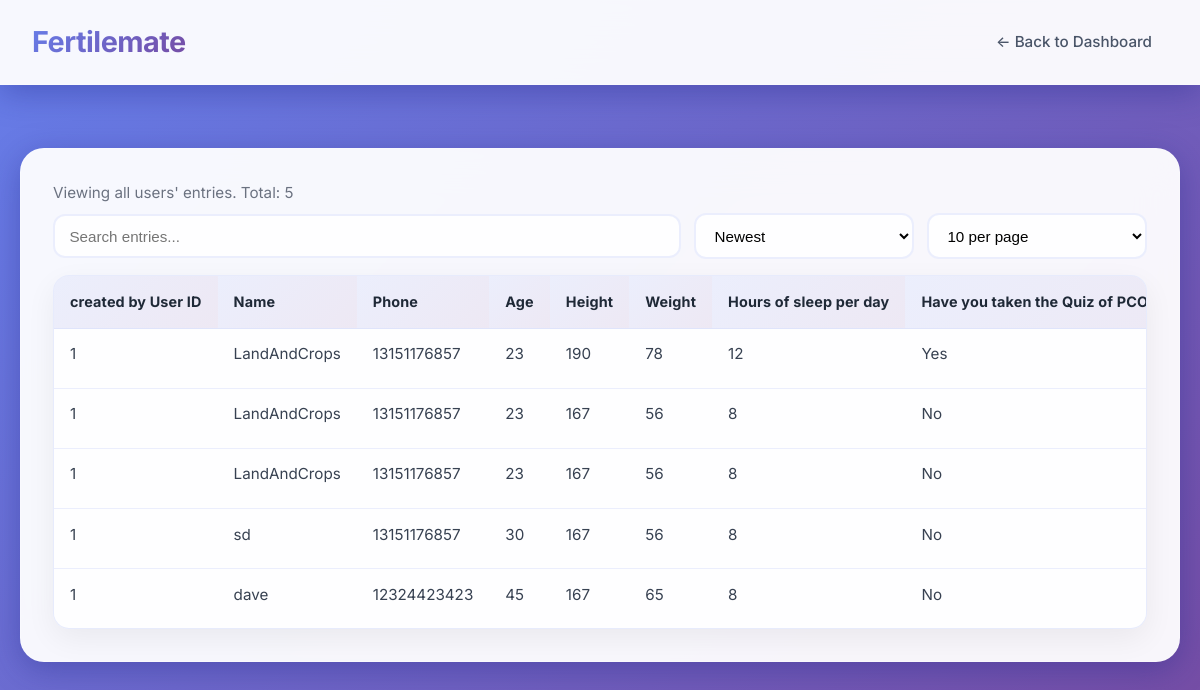
Before: /female_data (signed in) with the older database file.
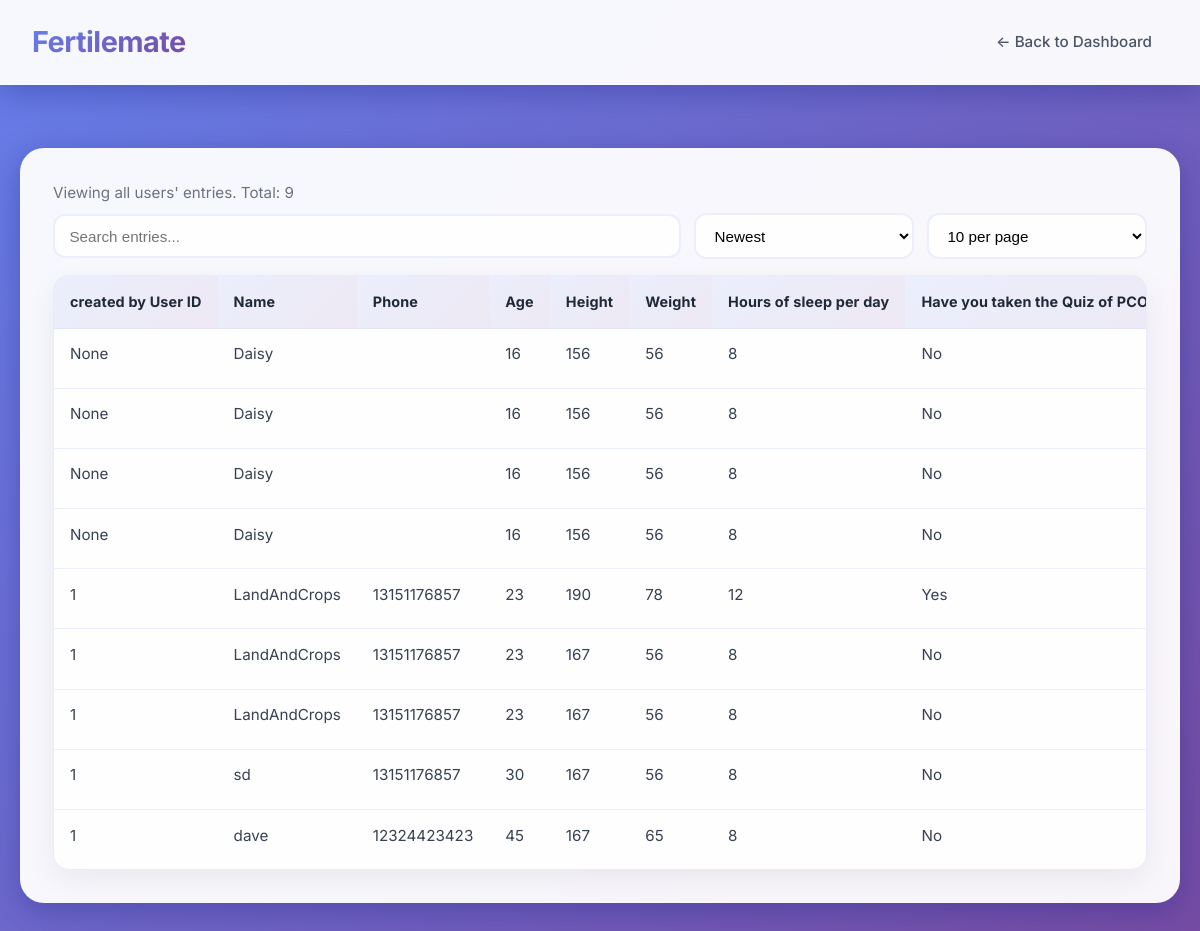
After: the same page with the newer database file.
### app.py (models this page shows)
class FemaleEntryFlat(db.Model):
    id = db.Column(db.Integer, primary_key=True)
    entry_id = db.Column(db.Integer, db.ForeignKey('female_entry.id'), nullable=True)
    user_id = db.Column(db.Integer, db.ForeignKey('user.id'), nullable=True)
    name = db.Column(db.String(120))
    phone = db.Column(db.String(64))
    age = db.Column(db.String(16))
    height = db.Column(db.String(16))
    weight = db.Column(db.String(16))
    sleep_hours = db.Column(db.String(16))
    quiz_taken = db.Column(db.String(16))
    marital_status = db.Column(db.String(32))
    plan_pregnant = db.Column(db.String(16))
    birth_control = db.Column(db.String(64))
    breakfast_daily = db.Column(db.String(16))
    breakfast_time = db.Column(db.String(16))
    lunch_daily = db.Column(db.String(16))
    lunch_time = db.Column(db.String(16))
    dinner_daily = db.Column(db.String(16))
    dinner_time = db.Column(db.String(16))
    water_per_day = db.Column(db.String(16))
    exercise = db.Column(db.String(16))
    travel_to_work = db.Column(db.String(32))
    sleep_time = db.Column(db.String(16))
    sleep_issue = db.Column(db.String(16))
    exercise_3_times = db.Column(db.String(16))
    irregular_menstruation = db.Column(db.String(64))
    supplements = db.Column(db.String(64))
    predicted_pcos_type = db.Column(db.String(128))
    created_at = db.Column(db.DateTime, default=datetime.utcnow)

### app.py (the view)
@app.route('/female_data')
@login_required
def female_data_page():
    role = session.get('role', 'user')
    if role == 'admin':
        flats = FemaleEntryFlat.query.order_by(FemaleEntryFlat.created_at.desc()).all()
    else:
        flats = FemaleEntryFlat.query.filter_by(user_id=session.get('user_id')).order_by(FemaleEntryFlat.created_at.desc()).all()
    rows = []
    for f in flats:
        rows.append({
            'flat_id': f.id,
            'id': f.entry_id or f.id,
            'user_id': f.user_id,
            'name': f.name,
            'phone': f.phone,
            'age': f.age,
            'height': f.height,
            'weight': f.weight,
            'sleep_hours': f.sleep_hours,
            'quiz_taken': f.quiz_taken,
            'marital_status': f.marital_status,
            'plan_pregnant': f.plan_pregnant,
            'birth_control': f.birth_control,
            'breakfast_daily': f.breakfast_daily,
            'breakfast_time': f.breakfast_time,
            'lunch_daily': f.lunch_daily,
            'lunch_time': f.lunch_time,
            'dinner_daily': f.dinner_daily,
            'dinner_time': f.dinner_time,
            'water_per_day': f.water_per_day,
            'exercise': f.exercise,
            'travel_to_work': f.travel_to_work,
            'sleep_time': f.sleep_time,
            'sleep_issue': f.sleep_issue,
            'exercise_3_times': f.exercise_3_times,
            'irregular_menstruation': f.irregular_menstruation,
            'supplements': f.supplements,
            'pcos_type': f.predicted_pcos_type,
            'created': f.created_at.strftime('%Y-%m-%d %H:%M') if f.created_at else ''
        })
    return render_template('female_data.html', role=role, rows=rows)

### app.py (called while the page is built)
def login_required(view_function):
    @wraps(view_function)
    def wrapper(*args, **kwargs):
        if not session.get('logged_in'):
            return redirect(url_for('login'))
        return view_function(*args, **kwargs)
    return wrapper

### templates/female_data.html (shortened to what this page needs)
<!DOCTYPE html>
<html lang="en">
<head>
</head>
<body>
  <div class="navbar">
    <div class="logo">Fertilemate</div>
    <nav><a href="/">← Back to Dashboard</a></nav>
  </div>
  <div class="container">
    <p class="muted">Viewing {{ 'all users\' entries' if role == 'admin' else 'your entries' }}. Total: {{ rows|length }}</p>
    <div class="toolbar">
      <input id="searchInput" type="text" placeholder="Search entries..." aria-label="Search">
      <select id="sortSelect" aria-label="Sort">
        <option value="created_desc">Newest</option>
      </select>
      <select id="pageSizeSelect" aria-label="Rows per page">
        <option value="10">10 per page</option>
      </select>
    </div>
    <div class="table-container">
      <table>
        <thead>
          <tr>
            {% if role == 'admin' %}<th>created by User ID</th>{% endif %}
            <th>Name</th>
            <th>Phone</th>
            <th>Age</th>
            <th>Height</th>
            <th>Weight</th>
            <th>Hours of sleep per day</th>
            <th>Have you taken the Quiz of PCOS Type?</th>
          </tr>
        </thead>
        <tbody>
          {% for r in rows %}
          <tr data-name="{{ (r.name or '')|lower }}" data-phone="{{ (r.phone or '')|lower }}" data-created="{{ r.created }}">
            {% if role == 'admin' %}<td>{{ r.user_id }}</td>{% endif %}
            <td>{{ r.name }}</td>
            <td>{{ r.phone }}</td>
            <td>{{ r.age }}</td>
            <td>{{ r.height }}</td>
            <td>{{ r.weight }}</td>
            <td>{{ r.sleep_hours }}</td>
            <td>{{ r.quiz_taken }}</td>
          </tr>
          {% endfor %}
        </tbody>
      </table>
    </div>
  </div>
</body>
</html>

### templates/female_data.html (style rules this page uses)
* { margin: 0; padding: 0; box-sizing: border-box; }
body { padding:20px;font-family: 'Inter', -apple-system, BlinkMacSystemFont, 'Segoe UI', Roboto, sans-serif; background: linear-gradient(135deg, #667eea 0%, #764ba2 100%); min-height: 100vh; color: #2d3748; line-height: 1.6; }
.navbar { background: rgba(255, 255, 255, 0.95); backdrop-filter: blur(20px); color: #2d3748; padding: 1.2rem 2rem; display: flex; justify-content: space-between; align-items: center; box-shadow: 0 8px 32px rgba(31, 38, 135, 0.37); border-bottom: 1px solid rgba(255, 255, 255, 0.18); position: fixed; top: 0; left: 0; right: 0; z-index: 1000; }
.navbar .logo { font-size: 1.8rem; font-weight: 700; background: linear-gradient(135deg, #667eea 0%, #764ba2 100%); -webkit-background-clip: text; -webkit-text-fill-color: transparent; background-clip: text; letter-spacing: -0.5px; }
.navbar nav a { color: #4a5568; text-decoration: none; margin-left: 2rem; font-size: 0.95rem; font-weight: 500; padding: 0.5rem 1rem; border-radius: 8px; transition: all 0.3s ease; }
.container { max-width: full; margin: 8rem auto 2rem; background: rgba(255, 255, 255, 0.95); backdrop-filter: blur(20px); border-radius: 24px; box-shadow: 0 8px 32px rgba(31, 38, 135, 0.37); border: 1px solid rgba(255, 255, 255, 0.18); padding: 2rem; }
.muted { color: #6b7280; font-size: 0.95rem; }
.table-container { margin-top: 1rem; background: rgba(255,255,255,0.9); border: 1px solid rgba(102,126,234,0.15); border-radius: 16px; overflow-x: auto; overflow-y: hidden; -webkit-overflow-scrolling: touch; box-shadow: 0 10px 30px rgba(0,0,0,0.06); }
table { width: 100%; height: full; border-collapse: collapse; }
thead th { background: linear-gradient(135deg, rgba(102,126,234,0.12) 0%, rgba(118,75,162,0.12) 100%); color: #1f2937; text-align: left; font-weight: 700; font-size: 0.9rem; letter-spacing: 0.01em; padding: 0.9rem 1rem; border-bottom: 1px solid rgba(102,126,234,0.2); position: sticky; top: 0; z-index: 1; white-space: nowrap; }
tbody td { padding: 0.85rem 1rem; border-bottom: 1px solid rgba(102,126,234,0.12); vertical-align: top; color: #374151; font-size: 0.95rem; white-space: nowrap; }
tbody tr:last-child td { border-bottom: none; }
.toolbar { display: grid; grid-template-columns: 1fr repeat(2, minmax(180px, 220px)); gap: 0.8rem; align-items: center; margin: 0.5rem 0; }
.toolbar input[type="text"], .toolbar select { padding: 0.7rem 0.9rem; border: 2px solid rgba(102,126,234,0.12); border-radius: 12px; background: rgba(255,255,255,0.9); font-size: 0.95rem; outline: none; transition: all 0.2s ease; }

Changed rows visible on the page:
added FemaleEntryFlat: user_id "None", name "Daisy", age "16", height "156", weight "56", sleep_hours "8", quiz_taken "No"
added FemaleEntryFlat: user_id "None", name "Daisy", age "16", height "156", weight "56", sleep_hours "8", quiz_taken "No"
added FemaleEntryFlat: user_id "None", name "Daisy", age "16", height "156", weight "56", sleep_hours "8", quiz_taken "No"
added FemaleEntryFlat: user_id "None", name "Daisy", age "16", height "156", weight "56", sleep_hours "8", quiz_taken "No"
Other visible differences:
{{ rows|length }}: "5" → "9"
